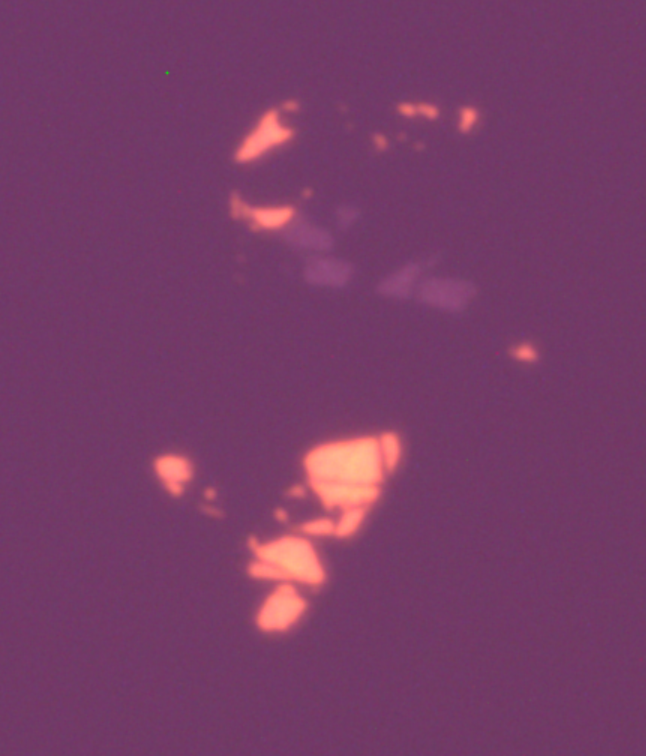
#> input picture images/TMDs.tif, 646 x 756 px; the run also reads 1 picture not shown here
$ jupyter execute image_manipulation_annotation.ipynb   (shell and % lines are left out)
#> lines starting #> are read from the running program, lines starting #| are printed output that depends on the picture
[cell 1]
import cv2 as cv
import numpy as np
from matplotlib import pyplot as plt

# Image Manipulation

## Modifying Image Pixels

[cell 2]
# Load image
img = cv.imread("images/18x18.png", cv.IMREAD_GRAYSCALE)

plt.imshow(img)
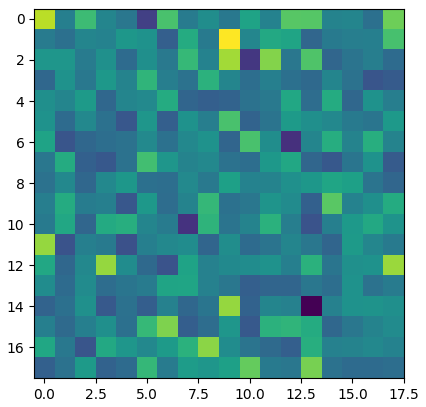
#> figure drawn by matplotlib, 1 panel

[cell 3]
# Modify Image
img[2,2] = 0
img[2,3] = 0
img[3,2] = 0
img[3,3] = 0

plt.imshow(img)
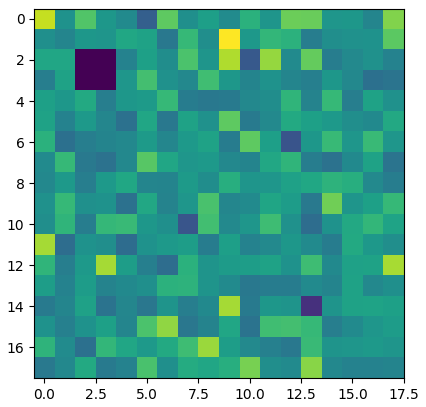
#> figure drawn by matplotlib, 1 panel

[cell 4]
# Modify image again
img[15,15] = 255
img[15,14] = 255
img[14,15] = 255
img[14,14] = 255

plt.imshow(img)
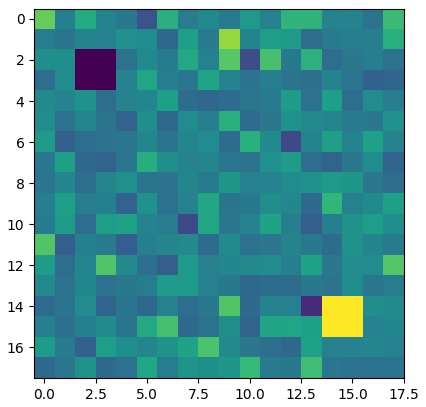
#> figure drawn by matplotlib, 1 panel

Note how the image was modified in-place! Always be careful to avoid making unwanted edits to image arrays!

## Cropping an Image

[cell 5]
# Load image
tmds_bgr = cv.imread("images/TMDs.tif", cv.IMREAD_COLOR) # Load in BGR order
#> tmds_bgr is the input picture: shape (756, 646, 3); mean B, G, R 103.5, 60.6, 119.7
tmds_rgb = tmds_bgr[:,:,::-1]  # Reverse order of channels
plt.imshow(tmds_rgb)

Crop centre of frame

[cell 6]
cropped_img = tmds_rgb[200:400, 300:600]
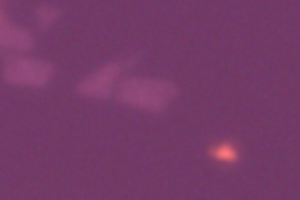
#> cropped_img: shape (200, 300, 3); mean R, G, B 117.1, 59, 104
plt.imshow(cropped_img)

## Resizing Images
Use cv.resize https://docs.opencv.org/3.4/da/d54/group__imgproc__transform.html#ga47a974309e9102f5f08231edc7e7529d

### Method 1: Scaling factors
By setting the `dsize` argument of cv.resize to `None`, the image can be scaled using the scaling factors `(fx, fy)`

[cell 7]
resized = cv.resize(tmds_rgb, dsize=None, fx=2, fy=2)

print(f"Image resized from: {tmds_rgb.shape}, to: {resized.shape}")
#| Image resized from: (756, 646, 3), to: (1512, 1292, 3)
plt.imshow(resized)

### Method 2: Specify output size
Specifying the output width and height by passing the tuple `(new_x, new_y)` into the `dsize` argument

[cell 8]
size = (width, height) = 200, 300

resized = cv.resize(tmds_rgb, dsize=size)
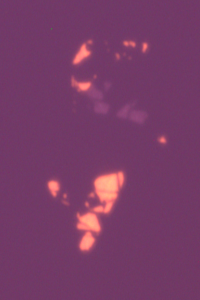
#> resized: shape (300, 200, 3); mean R, G, B 119.6, 60.5, 103.4
plt.imshow(resized)

### Resize to fit a certain width while maintaining aspect ratio

[cell 9]
desired_width = 400
scale_factor = desired_width / tmds_rgb.shape[1]  # desired_width / width
#> scale_factor = 0.619
new_height = int(tmds_rgb.shape[0] * scale_factor)  # height * scale_factor
#> new_height = 468

resized = cv.resize(tmds_rgb, dsize=(desired_width, new_height))
#> resized: shape (468, 400, 3)

print(f"Original aspect Ratio: {tmds_rgb.shape[1]/tmds_rgb.shape[0]:0.4f}, old shape: {tmds_rgb.shape}, new shape: {resized.shape}, new aspect ratio: {resized.shape[1]/resized.shape[0]:0.4f}")
#| Original aspect Ratio: 0.8545, old shape: (756, 646, 3), new shape: (468, 400, 3), new aspect ratio: 0.8547
plt.imshow(resized)

## Flipping Images
Using `cv.flip(img, flipcode:int)`
https://docs.opencv.org/3.4/d2/de8/group__core__array.html#gaca7be533e3dac7feb70fc60635adf441

Flip codes:
```
 0 = flip by y axis
 1 = flip by x axis
-1 = flip by both
```

[cell 10]
flipped_y = cv.flip(tmds_rgb, 0)
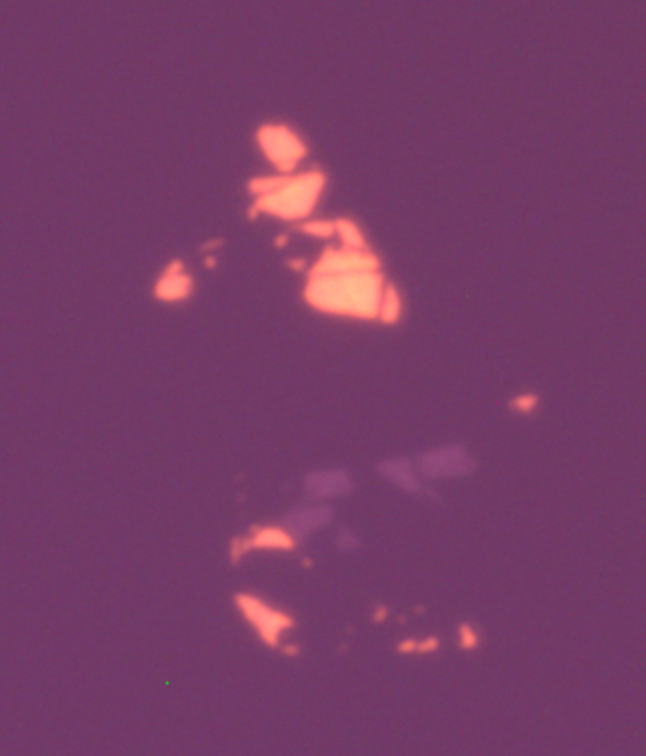
#> flipped_y: shape (756, 646, 3); mean R, G, B 119.7, 60.6, 103.5
flipped_x = cv.flip(tmds_rgb, 1)
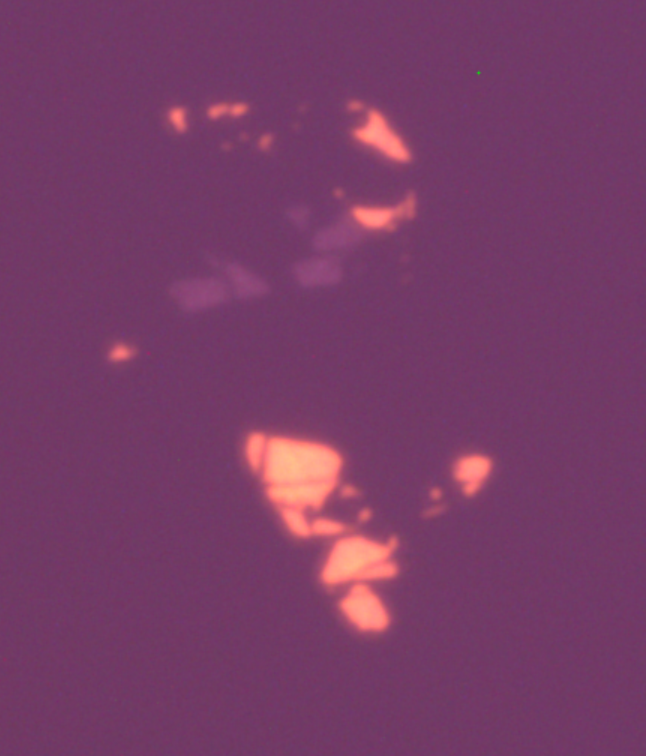
#> flipped_x: shape (756, 646, 3); mean R, G, B 119.7, 60.6, 103.5
flipped_both = cv.flip(tmds_rgb, -1)
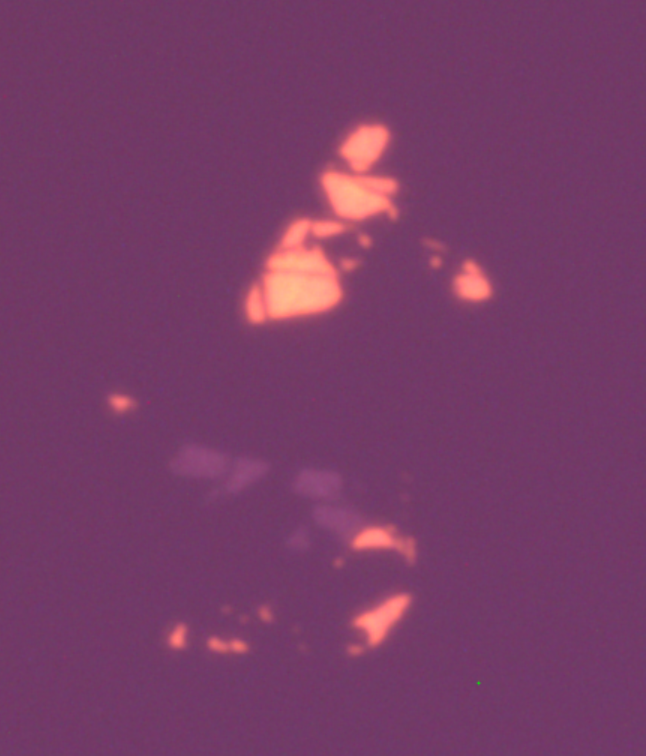
#> flipped_both: shape (756, 646, 3); mean R, G, B 119.7, 60.6, 103.5

plt.figure(figsize=(18,5))
plt.subplot(141); plt.imshow(tmds_rgb); plt.title("Original")
plt.subplot(142); plt.imshow(flipped_y); plt.title("Flipped Vertical")
plt.subplot(143); plt.imshow(flipped_x); plt.title("Flipped Horizontal")
plt.subplot(144); plt.imshow(flipped_both); plt.title("Flipped Both")

## Image Annotation

### Drawing a Line
Use cv.line  https://docs.opencv.org/4.x/d6/d6e/group__imgproc__draw.html#ga7078a9fae8c7e7d13d24dac2520ae4a2

[cell 11]
img = tmds_rgb.copy()  # Copy to avoid drawing on original image

line_colour = (255, 0, 0)  # 8-bit image so values range from: (0-255)
cv.line(img, (100, 100), (200, 100), line_colour, thickness=5, lineType=cv.LINE_AA)  # 2nd and 3rd arguments are the start and end point of the line respectively

plt.imshow(img)

### Drawing a circle
Use cv.circle  https://docs.opencv.org/4.x/d6/d6e/group__imgproc__draw.html#gaf10604b069374903dbd0f0488cb43670

[cell 12]
img = tmds_rgb.copy()  # Avoid drawing on original image

cv.circle(img, center=(300,500), radius=150, color=(0,255,255), thickness=5, lineType=cv.LINE_AA)

plt.imshow(img)

### Drawing a rectangle
Use cv.rectangle  https://docs.opencv.org/4.x/d6/d6e/group__imgproc__draw.html#ga07d2f74cadcf8e305e810ce8eed13bc9

[cell 13]
img = tmds_rgb.copy()

cv.rectangle(img, (100,400), (420, 650), color=(255,255,0), thickness=5, lineType=cv.LINE_AA)  # 2nd and 3rd arguments repesent top left and bottom right corner of the rectangle to draw

plt.imshow(img)

## Drawing Text
use cv.pytText  https://docs.opencv.org/4.x/d6/d6e/group__imgproc__draw.html#ga5126f47f883d730f633d74f07456c576

[cell 14]
img = tmds_rgb.copy()

text:str = "Oh look, some monolayers!"
font = cv.FONT_HERSHEY_SCRIPT_COMPLEX
font_scale = 1.5
font_colour = (255, 255, 255)
font_thickness = 2

cv.putText(img, text, (50, 700), font, font_scale, font_colour, font_thickness, lineType=cv.LINE_AA)  # 3rd argument is the bottom left corner of the text
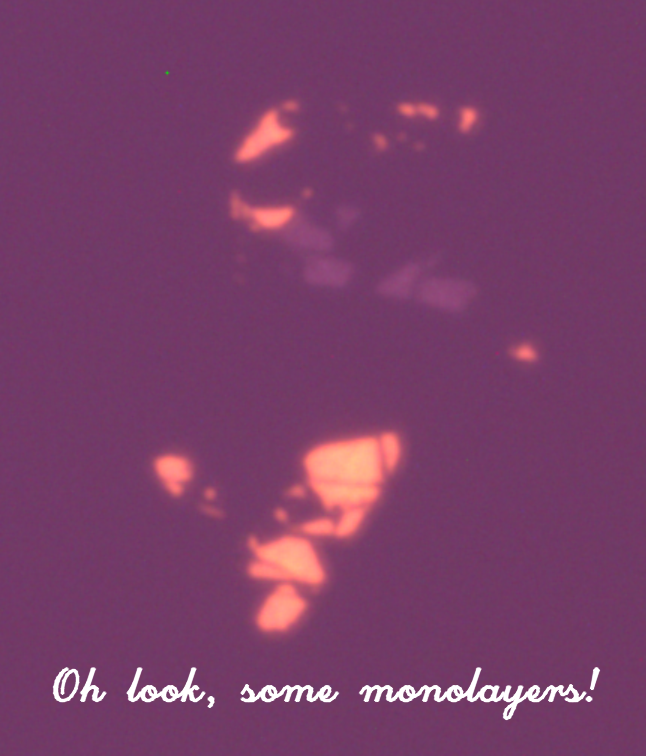
#> img: shape (756, 646, 3); mean R, G, B 121.2, 62.7, 105.1

plt.imshow(img)
